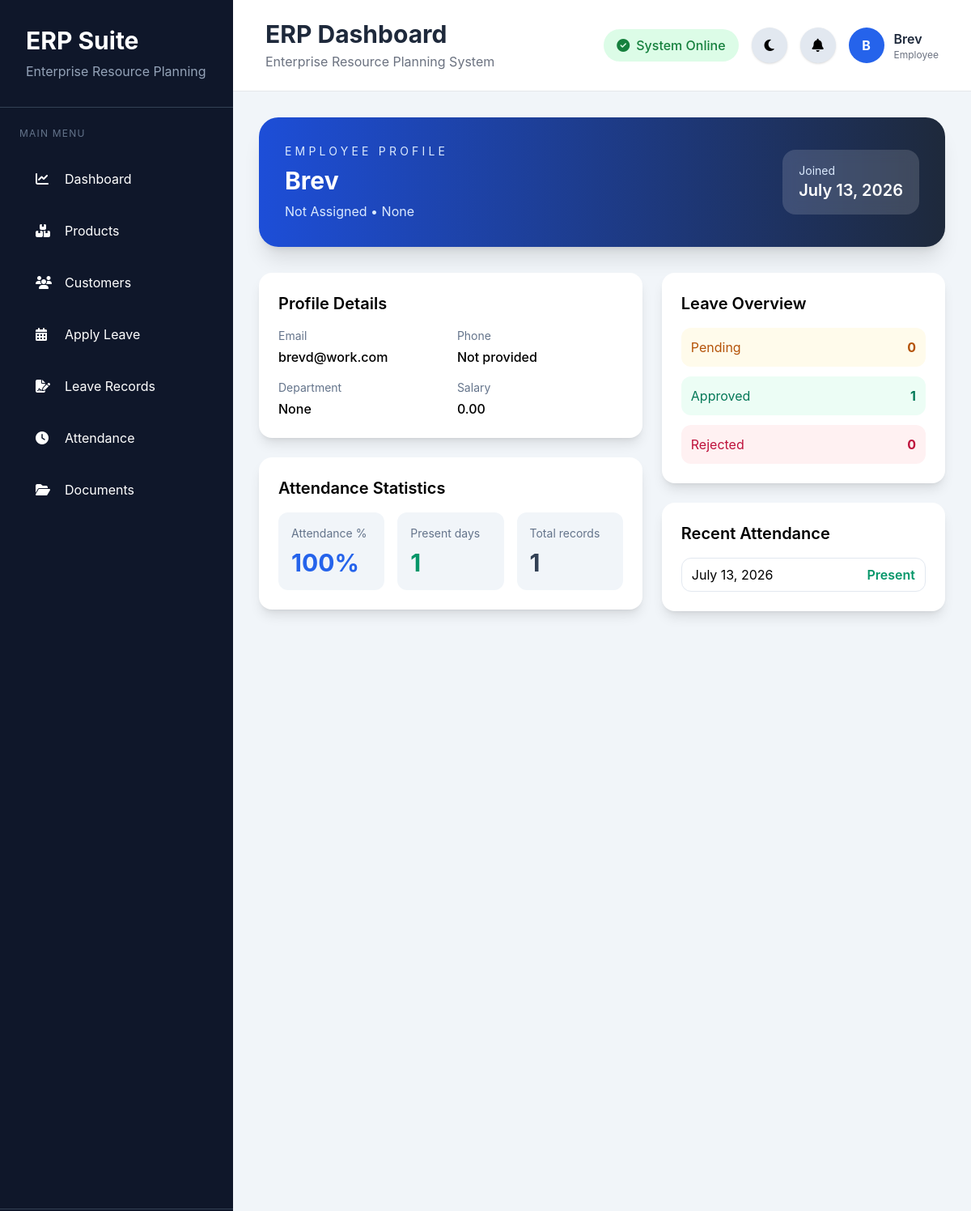
Screenshot of /profile/ (signed in) with the database file from the repository.
### inventory/models.py (models this page shows, shortened)
class Employee(models.Model):
    user = models.OneToOneField(User, on_delete=models.CASCADE)
    name = models.CharField(max_length=100)
    phone = models.CharField(max_length=20)
    position = models.CharField(max_length=100)
    department = models.ForeignKey(Department, on_delete=models.SET_NULL, null=True)
    salary = models.DecimalField(max_digits=10, decimal_places=2)
    joining_date = models.DateField()

class Attendance(models.Model):
    employee = models.ForeignKey(User, on_delete=models.CASCADE)
    date = models.DateField()
    check_in = models.TimeField(null=True, blank=True)
    check_out = models.TimeField(null=True, blank=True)
    status = models.CharField(max_length=20, default='Absent')
    class Meta:
        unique_together = ('employee', 'date')

### inventory/views.py (the view)
# urls.py: path('profile/', views.employee_profile, name='employee_profile'),
@login_required
def employee_profile(request):
    employee, created = Employee.objects.get_or_create(
        user=request.user,
        defaults={
            "name": request.user.username,
            "phone": "",
            "position": "Not Assigned",
            "salary": 0.00,
            "joining_date": timezone.now().date(),
            "department": None,
        },
    )
    records = Attendance.objects.filter(employee=request.user).order_by("-date")
    recent_records = records[:10]
    present_days = records.filter(status="Present").count()
    total_days = records.count()
    attendance_percentage = round((present_days / total_days) * 100) if total_days else 0
    pending_leaves = LeaveApplication.objects.filter(employee=request.user, status="Pending").count()
    approved_leaves = LeaveApplication.objects.filter(employee=request.user, status="Approved").count()
    rejected_leaves = LeaveApplication.objects.filter(employee=request.user, status="Rejected").count()
    return render(
        request,
        "employee_profile.html",
        {
            "employee": employee,
            "records": recent_records,
            "attendance_percentage": attendance_percentage,
            "present_days": present_days,
            "total_days": total_days,
            "pending_leaves": pending_leaves,
            "approved_leaves": approved_leaves,
            "rejected_leaves": rejected_leaves,
        },
    )

### inventory/context_processors.py (called while the page is built)
def pending_leave_notifications(request):
    pending_leaves = LeaveApplication.objects.filter(status="Pending").order_by("-start_date")[:5]
    return {
        "pending_leave_requests": pending_leaves,
        "pending_leave_count": pending_leaves.count(),
    }

### inventory/templates/employee_profile.html
{% extends "base.html" %}
{% block content %}
<div class="space-y-8">
  <div class="rounded-3xl bg-gradient-to-r from-blue-700 to-slate-800 p-8 text-white shadow-xl">
    <div class="flex flex-col gap-4 md:flex-row md:items-center md:justify-between">
      <div>
        <p class="text-sm uppercase tracking-[0.3em] text-blue-100">Employee Profile</p>
        <h1 class="mt-2 text-3xl font-bold">{{ employee.name }}</h1>
        <p class="mt-2 text-blue-100">{{ employee.position }} • {{ employee.department }}</p>
      </div>
      <div class="rounded-2xl bg-white/15 px-5 py-4 backdrop-blur">
        <p class="text-sm text-blue-100">Joined</p>
        <p class="text-xl font-semibold">{{ employee.joining_date }}</p>
      </div>
    </div>
  </div>
  <div class="grid gap-6 lg:grid-cols-[1.15fr_0.85fr]">
    <div class="space-y-6">
      <div class="rounded-2xl bg-white p-6 shadow-lg">
        <h2 class="text-xl font-semibold">Profile Details</h2>
        <div class="mt-4 grid gap-4 md:grid-cols-2">
          <div>
            <p class="text-sm text-slate-500">Email</p>
            <p class="mt-1 font-medium">{{ employee.user.email|default:"Not provided" }}</p>
          </div>
          <div>
            <p class="text-sm text-slate-500">Phone</p>
            <p class="mt-1 font-medium">{{ employee.phone|default:"Not provided" }}</p>
          </div>
          <div>
            <p class="text-sm text-slate-500">Department</p>
            <p class="mt-1 font-medium">{{ employee.department }}</p>
          </div>
          <div>
            <p class="text-sm text-slate-500">Salary</p>
            <p class="mt-1 font-medium">{{ employee.salary }}</p>
          </div>
        </div>
      </div>
      <div class="rounded-2xl bg-white p-6 shadow-lg">
        <h2 class="text-xl font-semibold">Attendance Statistics</h2>
        <div class="mt-4 grid gap-4 md:grid-cols-3">
          <div class="rounded-xl bg-slate-100 p-4">
            <p class="text-sm text-slate-500">Attendance %</p>
            <p class="mt-2 text-3xl font-bold text-blue-600">{{ attendance_percentage }}%</p>
          </div>
          <div class="rounded-xl bg-slate-100 p-4">
            <p class="text-sm text-slate-500">Present days</p>
            <p class="mt-2 text-3xl font-bold text-emerald-600">{{ present_days }}</p>
          </div>
          <div class="rounded-xl bg-slate-100 p-4">
            <p class="text-sm text-slate-500">Total records</p>
            <p class="mt-2 text-3xl font-bold text-slate-700">{{ total_days }}</p>
          </div>
        </div>
      </div>
    </div>
    <div class="space-y-6">
      <div class="rounded-2xl bg-white p-6 shadow-lg">
        <h2 class="text-xl font-semibold">Leave Overview</h2>
        <div class="mt-4 space-y-3">
          <div class="flex items-center justify-between rounded-xl bg-amber-50 p-3">
            <span class="text-amber-700">Pending</span>
            <span class="font-bold text-amber-700">{{ pending_leaves }}</span>
          </div>
          <div class="flex items-center justify-between rounded-xl bg-emerald-50 p-3">
            <span class="text-emerald-700">Approved</span>
            <span class="font-bold text-emerald-700">{{ approved_leaves }}</span>
          </div>
          <div class="flex items-center justify-between rounded-xl bg-rose-50 p-3">
            <span class="text-rose-700">Rejected</span>
            <span class="font-bold text-rose-700">{{ rejected_leaves }}</span>
          </div>
        </div>
      </div>
      <div class="rounded-2xl bg-white p-6 shadow-lg">
        <h2 class="text-xl font-semibold">Recent Attendance</h2>
        <div class="mt-4 space-y-2">
          {% if records %}
            {% for record in records %}
              <div class="flex items-center justify-between rounded-xl border border-slate-200 px-3 py-2">
                <span>{{ record.date }}</span>
                <span class="font-semibold {% if record.status == 'Present' %}text-emerald-600{% else %}text-rose-600{% endif %}">{{ record.status }}</span>
              </div>
            {% endfor %}
          {% else %}
            <p class="text-sm text-slate-500">No attendance records yet.</p>
          {% endif %}
        </div>
      </div>
    </div>
  </div>
</div>
{% endblock %}

### inventory/templates/base.html (shortened to what this page needs)
<!DOCTYPE html>
<html lang="en">
<head>
<script src="https://cdn.tailwindcss.com"></script>
<link rel="stylesheet"
href="https://cdnjs.cloudflare.com/ajax/libs/font-awesome/6.6.0/css/all.min.css">
</head>
<body>
<div class="flex min-h-screen">
<aside class="w-72 bg-slate-900 text-white flex flex-col">
<div class="p-8 border-b border-slate-700">
<h1 class="text-3xl font-bold">
ERP Suite
</h1>
<p class="text-slate-400 mt-2">
Enterprise Resource Planning
</p>
</div>
<nav class="flex-1 p-6">
<p class="uppercase text-xs tracking-widest text-slate-500 mb-5">
MAIN MENU
</p>
<div class="space-y-2">
    <a href="{% url 'dashboard' %}"
class="flex items-center gap-4 px-5 py-4 rounded-xl hover:bg-blue-600 transition duration-300">
<i class="fa-solid fa-chart-line w-5"></i>
Dashboard
</a>
<a href="{% url 'product_list' %}"
class="flex items-center gap-4 px-5 py-4 rounded-xl hover:bg-blue-600 transition duration-300">
<i class="fa-solid fa-boxes-stacked w-5"></i>
Products
</a>
<a href="{% url 'customer_list' %}"
class="flex items-center gap-4 px-5 py-4 rounded-xl hover:bg-blue-600 transition duration-300">
<i class="fa-solid fa-users w-5"></i>
Customers
</a>
<a href="{% url 'apply_leave' %}"
class="flex items-center gap-4 px-5 py-4 rounded-xl hover:bg-blue-600 transition duration-300">
<i class="fa-solid fa-calendar-days w-5"></i>
Apply Leave
</a>
<a href="{% url 'view_leaves' %}"
class="flex items-center gap-4 px-5 py-4 rounded-xl hover:bg-blue-600 transition duration-300">
<i class="fa-solid fa-file-signature w-5"></i>
Leave Records
</a>
<a href="{% url 'attendance_history' %}"
class="flex items-center gap-4 px-5 py-4 rounded-xl hover:bg-blue-600 transition duration-300">
<i class="fa-solid fa-clock w-5"></i>
Attendance
</a>
<a href="{% url 'upload_file' %}"
class="flex items-center gap-4 px-5 py-4 rounded-xl hover:bg-blue-600 transition duration-300">
<i class="fa-solid fa-folder-open w-5"></i>
Documents
</a>
</div>
</nav>
</aside>
<div class="flex-1">
    <header class="bg-white shadow-sm border-b border-gray-200 px-10 py-6">
<div class="flex justify-between items-center">
<div>
<h2 class="text-3xl font-bold text-slate-800">
ERP Dashboard
</h2>
<p class="text-gray-500 mt-1">
Enterprise Resource Planning System
</p>
</div>
<div class="flex items-center gap-4">
<div class="hidden md:flex items-center gap-2 bg-green-100 text-green-700 px-4 py-2 rounded-full">
<i class="fa-solid fa-circle-check"></i>
<span class="font-medium">
System Online
</span>
</div>
<button
id="themeToggle"
class="w-11 h-11 rounded-full bg-slate-200 hover:bg-slate-300 transition shadow">
<i class="fa-solid fa-moon text-[1.02rem]"></i>
</button>
<div class="relative">
<button
id="notificationToggle"
class="relative w-11 h-11 rounded-full bg-slate-200 hover:bg-slate-300 transition shadow">
<i class="fa-solid fa-bell text-[1.02rem]"></i>
</button>
</div>
<div class="hidden md:flex items-center gap-3">
<a href="{% url 'employee_profile' %}" class="flex items-center gap-3 hover:opacity-80 transition">
<div class="w-11 h-11 rounded-full bg-blue-600 flex items-center justify-center text-white font-bold">
{{ request.user.username|first|upper }}
</div>
<div>
<p class="font-semibold text-slate-800">
{{ request.user.username }}
</p>
<p class="text-xs text-gray-500">
{% if request.user.is_superuser %}
Administrator
{% else %}
Employee
{% endif %}
</p>
</div>
</a>
</div>
</div>
</div>
</header>
<main class="p-8 bg-slate-100 min-h-screen">
{% block content %}
{% endblock %}
</main>
</div>
</div>
</body>
</html>

### inventory/templates/base.html (style rules this page uses)
html { scroll-behavior:smooth; }
body { font-family:Inter,Arial,sans-serif; transition:.3s; background:#f1f5f9; }

### rows the page displays
Employee: name "Brev", position "Not Assigned", department "None", joining_date "July 13, 2026", user.email "brevd@work.com", phone "Not provided", salary "0.00"
Attendance: date "July 13, 2026", status "Present"

### other values shown
{{ request.user.username|first|upper }} "B"
{{ request.user.username }} "Brev"
{{ attendance_percentage }} "100"
{{ present_days }} "1"
{{ total_days }} "1"
{{ pending_leaves }} "0"
{{ approved_leaves }} "1"
{{ rejected_leaves }} "0"
